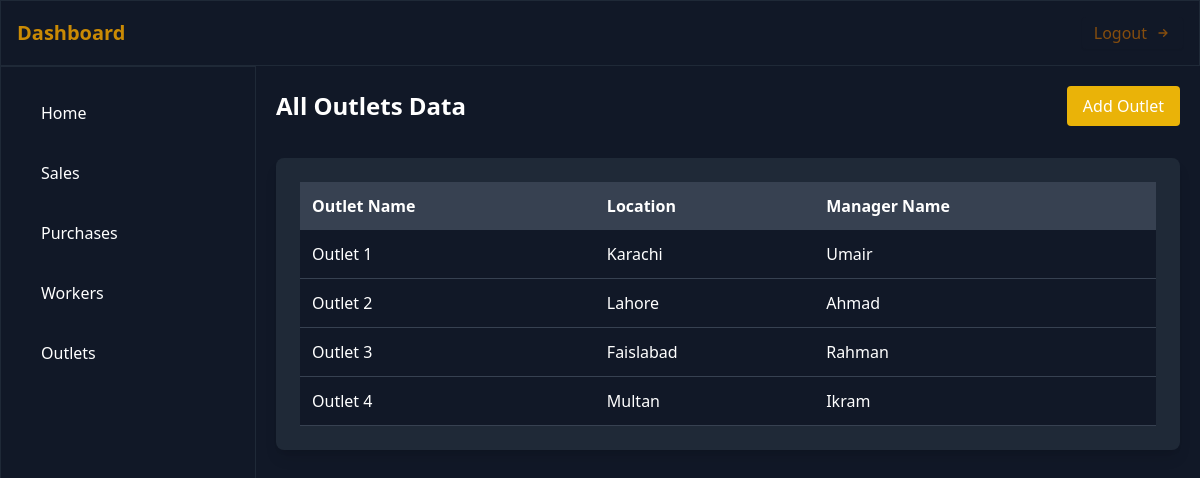
The app's page /outlets/ (signed in) with its own data.
### app/models.py (models this page shows, shortened)
class Outlet(models.Model):
    name = models.CharField(max_length=100)
    location = models.CharField(max_length=200, blank=True, null=True)
    manager_name = models.CharField(max_length=100, blank=True, null=True)

### app/views.py (the view)
# urls.py: path('outlets/', views.outlets_list, name='outlets-list'),
@login_required(login_url='/login/')
def outlets_list(request):
    outlets = Outlet.objects.all()
    context = {
        'outlets': outlets,
    }
    return render(request, 'outlets_list.html', context)

### templates/outlets_list.html
{% extends "super_base.html" %}
{% block content %}
    <div class="flex justify-between items-center w-full max-w-7xl mb-6">
        <h2 class="text-2xl font-semibold">All Outlets Data</h2>
        <a href="{% url 'add-outlet' %}" class="bg-yellow-500 text-white py-2 px-4 rounded hover:bg-yellow-600">
            Add Outlet
        </a>
    </div>
    <div class="w-full max-w-7xl bg-gray-800 p-6 rounded-lg shadow-lg">
        <div class="overflow-x-auto">
            <table class="min-w-full bg-gray-900 text-white">
                <thead>
                    <tr class="bg-gray-700">
                        <th class="p-3 text-left">Outlet Name</th>
                        <th class="p-3 text-left">Location</th>
                        <th class="p-3 text-left">Manager Name</th>
                    </tr>
                </thead>
                <tbody>
                    {% for outlet in outlets %}
                    <tr class="border-b border-gray-700">
                        <td class="p-3">{{ outlet.name }}</td>
                        <td class="p-3">{{ outlet.location }}</td>
                        <td class="p-3">{{ outlet.manager_name }}</td>
                    </tr>
                    {% endfor %}
                </tbody>
            </table>
        </div>
    </div>
{% endblock content %}

### records on screen
Outlet: name "Outlet 1", location "Karachi", manager_name "Umair"
Outlet: name "Outlet 2", location "Lahore", manager_name "Ahmad"
Outlet: name "Outlet 3", location "Faislabad", manager_name "Rahman"
Outlet: name "Outlet 4", location "Multan", manager_name "Ikram"
